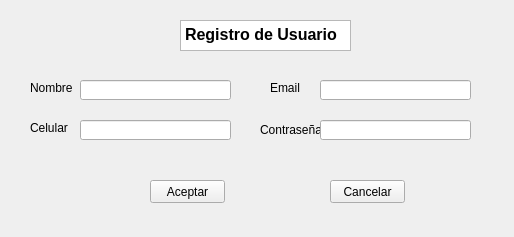
<?xml version="1.0" encoding="UTF-8"?>
<ui version="4.0">
 <class>RegistroUsuario</class>
 <widget class="QMainWindow" name="RegistroUsuario">
  <property name="geometry">
   <rect>
    <x>0</x>
    <y>0</y>
    <width>514</width>
    <height>237</height>
   </rect>
  </property>
  <property name="windowTitle">
   <string>MainWindow</string>
  </property>
  <widget class="QWidget" name="centralwidget">
   <widget class="QLabel" name="label">
    <property name="geometry">
     <rect>
      <x>140</x>
      <y>20</y>
      <width>261</width>
      <height>16</height>
     </rect>
    </property>
    <property name="text">
     <string/>
    </property>
   </widget>
   <widget class="QTextBrowser" name="textBrowser">
    <property name="geometry">
     <rect>
      <x>180</x>
      <y>20</y>
      <width>171</width>
      <height>31</height>
     </rect>
    </property>
    <property name="html">
     <string>&lt;!DOCTYPE HTML PUBLIC &quot;-//W3C//DTD HTML 4.0//EN&quot; &quot;http://www.w3.org/TR/REC-html40/strict.dtd&quot;&gt;
&lt;html&gt;&lt;head&gt;&lt;meta name=&quot;qrichtext&quot; content=&quot;1&quot; /&gt;&lt;style type=&quot;text/css&quot;&gt;
p, li { white-space: pre-wrap; }
&lt;/style&gt;&lt;/head&gt;&lt;body style=&quot; font-family:'MS Shell Dlg 2'; font-size:8pt; font-weight:400; font-style:normal;&quot;&gt;
&lt;p style=&quot; margin-top:0px; margin-bottom:0px; margin-left:0px; margin-right:0px; -qt-block-indent:0; text-indent:0px;&quot;&gt;&lt;span style=&quot; font-size:12pt; font-weight:600;&quot;&gt;Registro de Usuario&lt;/span&gt;&lt;/p&gt;&lt;/body&gt;&lt;/html&gt;</string>
    </property>
   </widget>
   <widget class="QLabel" name="label_2">
    <property name="geometry">
     <rect>
      <x>30</x>
      <y>80</y>
      <width>47</width>
      <height>16</height>
     </rect>
    </property>
    <property name="text">
     <string>Nombre</string>
    </property>
   </widget>
   <widget class="QLineEdit" name="nombre">
    <property name="geometry">
     <rect>
      <x>80</x>
      <y>80</y>
      <width>151</width>
      <height>20</height>
     </rect>
    </property>
   </widget>
   <widget class="QLabel" name="label_3">
    <property name="geometry">
     <rect>
      <x>30</x>
      <y>120</y>
      <width>41</width>
      <height>16</height>
     </rect>
    </property>
    <property name="text">
     <string>Celular</string>
    </property>
   </widget>
   <widget class="QLineEdit" name="celular">
    <property name="geometry">
     <rect>
      <x>80</x>
      <y>120</y>
      <width>151</width>
      <height>20</height>
     </rect>
    </property>
   </widget>
   <widget class="QLabel" name="label_4">
    <property name="geometry">
     <rect>
      <x>270</x>
      <y>80</y>
      <width>31</width>
      <height>16</height>
     </rect>
    </property>
    <property name="text">
     <string>Email</string>
    </property>
   </widget>
   <widget class="QLineEdit" name="email">
    <property name="geometry">
     <rect>
      <x>320</x>
      <y>80</y>
      <width>151</width>
      <height>20</height>
     </rect>
    </property>
   </widget>
   <widget class="QLabel" name="label_6">
    <property name="geometry">
     <rect>
      <x>260</x>
      <y>120</y>
      <width>61</width>
      <height>20</height>
     </rect>
    </property>
    <property name="text">
     <string>Contraseña</string>
    </property>
   </widget>
   <widget class="QLineEdit" name="password">
    <property name="geometry">
     <rect>
      <x>320</x>
      <y>120</y>
      <width>151</width>
      <height>20</height>
     </rect>
    </property>
   </widget>
   <widget class="QPushButton" name="aceptar">
    <property name="geometry">
     <rect>
      <x>150</x>
      <y>180</y>
      <width>75</width>
      <height>23</height>
     </rect>
    </property>
    <property name="text">
     <string>Aceptar</string>
    </property>
   </widget>
   <widget class="QPushButton" name="cancelar">
    <property name="geometry">
     <rect>
      <x>330</x>
      <y>180</y>
      <width>75</width>
      <height>23</height>
     </rect>
    </property>
    <property name="text">
     <string>Cancelar</string>
    </property>
   </widget>
  </widget>
 </widget>
 <resources/>
 <connections/>
</ui>
